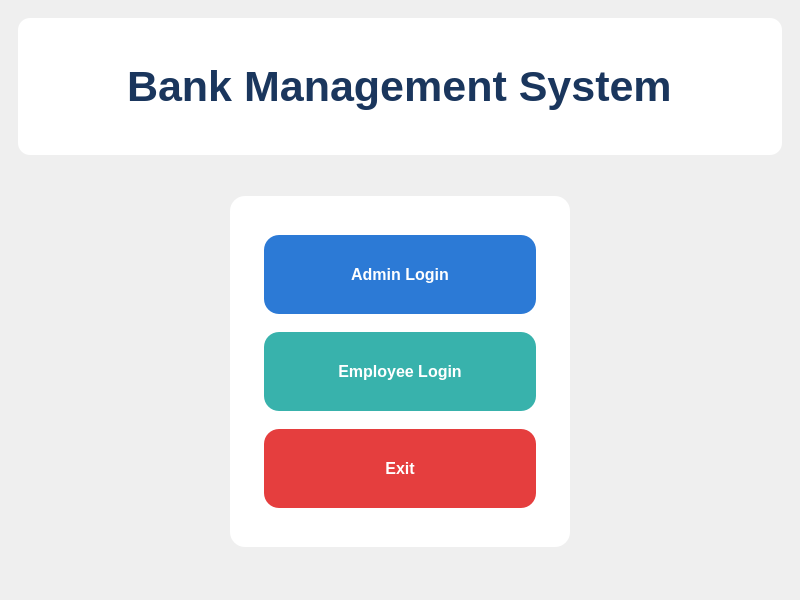
<?xml version="1.0" encoding="UTF-8"?>
<ui version="4.0">
 <class>MainWindow</class>
 <widget class="QMainWindow" name="MainWindow">
  <property name="geometry">
   <rect>
    <x>0</x>
    <y>0</y>
    <width>800</width>
    <height>600</height>
   </rect>
  </property>
  <property name="windowTitle">
   <string>Bank Management System</string>
  </property>
  <property name="styleSheet">
   <string notr="true">
/* Global Styles */
QMainWindow {
    background: qlineargradient(x1:0, y1:0, x2:1, y2:1, 
                              stop:0 #f0f7ff, stop:1 #e6f0ff);
}

/* Button Styles */
QPushButton {
    background-color: #2c7ad6;
    color: white;
    font-family: 'Segoe UI', 'Roboto', sans-serif;
    font-size: 16px;
    font-weight: 600;
    border-radius: 10px;
    padding: 12px 20px;
    border: none;
    box-shadow: 0 2px 4px rgba(0,0,0,0.1);
    transition: all 0.2s ease;
}
QPushButton:hover {
    background-color: #1e64b8;
    box-shadow: 0 4px 8px rgba(0,0,0,0.15);
    transform: translateY(-1px);
}
QPushButton:pressed {
    background-color: #18529e;
    box-shadow: 0 1px 2px rgba(0,0,0,0.1);
    transform: translateY(1px);
}
QPushButton:disabled {
    background-color: #a0bfe0;
    cursor: not-allowed;
}

/* Input Field Styles */
QLineEdit {
    background-color: white;
    border: 1px solid #c4d7ed;
    border-radius: 8px;
    padding: 10px;
    font-size: 14px;
    font-family: 'Segoe UI', sans-serif;
    transition: border-color 0.2s ease;
}
QLineEdit:focus {
    border-color: #2c7ad6;
    outline: none;
    box-shadow: 0 0 0 2px rgba(44, 122, 214, 0.2);
}

/* Frame Styles */
.QFrame {
    border-radius: 12px;
}

/* Label Styles */
QLabel {
    font-family: 'Segoe UI', sans-serif;
}
   </string>
  </property>
  <widget class="QWidget" name="centralwidget">
   <layout class="QHBoxLayout" name="horizontalLayout_2">
    <item>
     <widget class="QStackedWidget" name="stackedWidget">
      <property name="currentIndex">
       <number>0</number>
      </property>
      <!-- Home Page -->
      <widget class="QWidget" name="Home">
       <layout class="QVBoxLayout" name="verticalLayout_4">
        <item alignment="Qt::AlignTop">
         <widget class="QFrame" name="frame">
          <property name="styleSheet">
           <string notr="true">
                background-color: white;
                border-radius: 12px;
                padding: 20px;
                box-shadow: 0 4px 12px rgba(0,0,0,0.05);
            </string>
          </property>
          <property name="frameShape">
           <enum>QFrame::StyledPanel</enum>
          </property>
          <property name="frameShadow">
           <enum>QFrame::Raised</enum>
          </property>
          <layout class="QVBoxLayout" name="verticalLayout_2">
           <item alignment="Qt::AlignHCenter">
            <widget class="QLabel" name="label">
             <property name="font">
              <font>
               <family>Segoe UI</family>
               <pointsize>32</pointsize>
               <weight>600</weight>
               <bold>true</bold>
              </font>
             </property>
             <property name="styleSheet">
              <string notr="true">
                color: #1a365d;
                padding: 15px;
            </string>
             </property>
             <property name="text">
              <string>Bank Management System</string>
             </property>
            </widget>
           </item>
          </layout>
         </widget>
        </item>
        <item>
         <widget class="QFrame" name="frame_2">
          <property name="sizePolicy">
           <sizepolicy hsizetype="Preferred" vsizetype="Expanding">
            <horstretch>0</horstretch>
            <verstretch>0</verstretch>
           </sizepolicy>
          </property>
          <property name="frameShape">
           <enum>QFrame::StyledPanel</enum>
          </property>
          <property name="frameShadow">
           <enum>QFrame::Raised</enum>
          </property>
          <layout class="QVBoxLayout" name="verticalLayout_12">
           <item alignment="Qt::AlignHCenter|Qt::AlignVCenter">
            <widget class="QFrame" name="frame_10">
             <property name="frameShape">
              <enum>QFrame::StyledPanel</enum>
             </property>
             <property name="frameShadow">
              <enum>QFrame::Raised</enum>
             </property>
             <layout class="QVBoxLayout" name="verticalLayout_13">
              <item>
               <widget class="QFrame" name="frame_3">
                <property name="minimumSize">
                 <size>
                  <width>340</width>
                  <height>0</height>
                 </size>
                </property>
                <property name="font">
                 <font>
                  <pointsize>16</pointsize>
                 </font>
                </property>
                <property name="styleSheet">
                 <string notr="true">
                    background-color: white;
                    border-radius: 15px;
                    padding: 30px 25px;
                    box-shadow: 0 6px 16px rgba(0,0,0,0.08);
				</string>
                </property>
                <property name="frameShape">
                 <enum>QFrame::StyledPanel</enum>
                </property>
                <property name="frameShadow">
                 <enum>QFrame::Raised</enum>
                </property>
                <layout class="QVBoxLayout" name="verticalLayout_3">
                 <property name="spacing">
                  <number>18</number>
                 </property>
                 <item>
                  <widget class="QPushButton" name="pushButton">
                   <property name="styleSheet">
                    <string notr="true">
                        background-color: #2c7ad6;
                    </string>
                   </property>
                   <property name="text">
                    <string>Admin Login</string>
                   </property>
                  </widget>
                 </item>
                 <item>
                  <widget class="QPushButton" name="pushButton_2">
                   <property name="styleSheet">
                    <string notr="true">
                        background-color: #38b2ac;
                    </string>
                   </property>
                   <property name="text">
                    <string>Employee Login</string>
                   </property>
                  </widget>
                 </item>
                 <item>
                  <widget class="QPushButton" name="pushButton_3">
                   <property name="styleSheet">
                    <string notr="true">
                        background-color: #e53e3e;
                    </string>
                   </property>
                   <property name="text">
                    <string>Exit</string>
                   </property>
                  </widget>
                 </item>
                </layout>
               </widget>
              </item>
             </layout>
            </widget>
           </item>
          </layout>
         </widget>
        </item>
       </layout>
      </widget>
      
      <!-- Admin Menu Page -->
      <widget class="QWidget" name="admin_menu">
       <layout class="QVBoxLayout" name="verticalLayout_16">
        <item>
         <widget class="QFrame" name="frame_17">
          <property name="styleSheet">
           <string notr="true">
                background-color: white;
                padding: 20px;
            </string>
          </property>
          <property name="frameShape">
           <enum>QFrame::StyledPanel</enum>
          </property>
          <property name="frameShadow">
           <enum>QFrame::Raised</enum>
          </property>
          <layout class="QVBoxLayout" name="verticalLayout_17">
           <item>
            <widget class="QLabel" name="label_8">
             <property name="font">
              <font>
               <family>Segoe UI</family>
               <pointsize>24</pointsize>
               <weight>600</weight>
               <bold>true</bold>
              </font>
             </property>
             <property name="styleSheet">
              <string notr="true">color: #1a365d;</string>
             </property>
             <property name="text">
              <string>Admin Dashboard</string>
             </property>
            </widget>
           </item>
           <item alignment="Qt::AlignHCenter|Qt::AlignVCenter">
            <widget class="QFrame" name="frame_18">
             <property name="minimumSize">
              <size>
               <width>340</width>
               <height>300</height>
              </size>
             </property>
             <property name="styleSheet">
              <string notr="true">
                background-color: #f8fafc;
                padding: 20px;
                border-radius: 12px;
              </string>
             </property>
             <property name="frameShape">
              <enum>QFrame::StyledPanel</enum>
             </property>
             <property name="frameShadow">
              <enum>QFrame::Raised</enum>
             </property>
             <layout class="QVBoxLayout" name="verticalLayout_18">
              <property name="spacing">
               <number>15</number>
              </property>
              <item>
               <widget class="QPushButton" name="pushButton_4">
                <property name="text">
                 <string>Add Employee</string>
                </property>
               </widget>
              </item>
              <item>
               <widget class="QPushButton" name="pushButton_5">
                <property name="text">
                 <string>Update Employee</string>
                </property>
               </widget>
              </item>
              <item>
               <widget class="QPushButton" name="pushButton_9">
                <property name="text">
                 <string>Employee List</string>
                </property>
               </widget>
              </item>
              <item>
               <widget class="QPushButton" name="pushButton_10">
                <property name="text">
                 <string>Total Deposits</string>
                </property>
               </widget>
              </item>
              <item>
               <widget class="QPushButton" name="pushButton_11">
                <property name="styleSheet">
                 <string notr="true">background-color: #64748b;</string>
                </property>
                <property name="text">
                 <string>Back to Home</string>
                </property>
               </widget>
              </item>
             </layout>
            </widget>
           </item>
          </layout>
         </widget>
        </item>
       </layout>
      </widget>
      
      <!-- Employee Login Page -->
      <widget class="QWidget" name="Employee">
       <layout class="QVBoxLayout" name="verticalLayout">
        <item>
         <widget class="QFrame" name="frame_11">
          <property name="styleSheet">
           <string notr="true">
                background-color: white;
                border-radius: 12px;
                padding: 20px;
                box-shadow: 0 4px 12px rgba(0,0,0,0.05);
            </string>
          </property>
          <property name="frameShape">
           <enum>QFrame::StyledPanel</enum>
          </property>
          <property name="frameShadow">
           <enum>QFrame::Raised</enum>
          </property>
          <layout class="QVBoxLayout" name="verticalLayout_9">
           <item alignment="Qt::AlignHCenter|Qt::AlignTop">
            <widget class="QLabel" name="label_5">
             <property name="font">
              <font>
               <family>Segoe UI</family>
               <pointsize>28</pointsize>
               <weight>600</weight>
               <bold>true</bold>
              </font>
             </property>
             <property name="styleSheet">
              <string notr="true">
                color: #1a365d;
                padding: 15px;
            </string>
             </property>
             <property name="text">
              <string>Employee Login</string>
             </property>
            </widget>
           </item>
          </layout>
         </widget>
        </item>
        <item>
         <widget class="QFrame" name="frame_12">
          <property name="sizePolicy">
           <sizepolicy hsizetype="Preferred" vsizetype="Expanding">
            <horstretch>0</horstretch>
            <verstretch>0</verstretch>
           </sizepolicy>
          </property>
          <property name="frameShape">
           <enum>QFrame::StyledPanel</enum>
          </property>
          <property name="frameShadow">
           <enum>QFrame::Raised</enum>
          </property>
          <layout class="QVBoxLayout" name="verticalLayout_10">
           <item alignment="Qt::AlignHCenter|Qt::AlignVCenter">
            <widget class="QFrame" name="frame_13">
             <property name="minimumSize">
              <size>
               <width>340</width>
               <height>280</height>
              </size>
             </property>
             <property name="styleSheet">
              <string notr="true">
				background-color: white;
                border-radius: 15px;
                padding: 30px 25px;
                box-shadow: 0 6px 16px rgba(0,0,0,0.08);
				</string>
             </property>
             <property name="frameShape">
              <enum>QFrame::StyledPanel</enum>
             </property>
             <property name="frameShadow">
              <enum>QFrame::Raised</enum>
             </property>
             <layout class="QVBoxLayout" name="verticalLayout_14">
              <property name="spacing">
               <number>20</number>
              </property>
              <item>
               <widget class="QFrame" name="frame_14">
                <property name="styleSheet">
                 <string notr="true">padding: 0 5px;</string>
                </property>
                <property name="frameShape">
                 <enum>QFrame::StyledPanel</enum>
                </property>
                <property name="frameShadow">
                 <enum>QFrame::Raised</enum>
                </property>
                <layout class="QHBoxLayout" name="horizontalLayout_4">
                 <item>
                  <widget class="QLabel" name="label_6">
                   <property name="minimumSize">
                    <size>
                     <width>120</width>
                     <height>0</height>
                    </size>
                   </property>
                   <property name="font">
                    <font>
                     <family>Segoe UI</family>
                     <pointsize>12</pointsize>
                     <weight>600</weight>
                     <bold>true</bold>
                    </font>
                   </property>
                   <property name="styleSheet">
                    <string notr="true">color: #334155;</string>
                   </property>
                   <property name="text">
                    <string>Username:</string>
                   </property>
                  </widget>
                 </item>
                 <item>
                  <widget class="QLineEdit" name="lineEdit_3">
                   <property name="placeholderText">
                    <string>Enter username</string>
                   </property>
                  </widget>
                 </item>
                </layout>
               </widget>
              </item>
              <item>
               <widget class="QFrame" name="frame_15">
                <property name="styleSheet">
                 <string notr="true">padding: 0 5px;</string>
                </property>
                <property name="frameShape">
                 <enum>QFrame::StyledPanel</enum>
                </property>
                <property name="frameShadow">
                 <enum>QFrame::Raised</enum>
                </property>
                <layout class="QHBoxLayout" name="horizontalLayout_5">
                 <item>
                  <widget class="QLabel" name="label_7">
                   <property name="minimumSize">
                    <size>
                     <width>120</width>
                     <height>0</height>
                    </size>
                   </property>
                   <property name="font">
                    <font>
                     <family>Segoe UI</family>
                     <pointsize>12</pointsize>
                     <weight>600</weight>
                     <bold>true</bold>
                    </font>
                   </property>
                   <property name="styleSheet">
                    <string notr="true">color: #334155;</string>
                   </property>
                   <property name="text">
                    <string>Password:</string>
                   </property>
                  </widget>
                 </item>
                 <item>
                  <widget class="QLineEdit" name="lineEdit_4">
                   <property name="echoMode">
                    <enum>QLineEdit::Password</enum>
                   </property>
                   <property name="placeholderText">
                    <string>Enter password</string>
                   </property>
                  </widget>
                 </item>
                </layout>
               </widget>
              </item>
              <item>
               <widget class="QPushButton" name="pushButton_7">
                <property name="minimumSize">
                 <size>
                  <width>150</width>
                  <height>0</height>
                 </size>
                </property>
                <property name="text">
                 <string>Login</string>
                </property>
               </widget>
              </item>
             </layout>
            </widget>
           </item>
          </layout>
         </widget>
        </item>
       </layout>
      </widget>
      
      <!-- Admin Login Page -->
      <widget class="QWidget" name="admin">
       <layout class="QVBoxLayout" name="verticalLayout_5">
        <item alignment="Qt::AlignTop">
         <widget class="QFrame" name="frame_4">
          <property name="styleSheet">
           <string notr="true">
                background-color: white;
                border-radius: 12px;
                padding: 20px;
                box-shadow: 0 4px 12px rgba(0,0,0,0.05);
            </string>
          </property>
          <property name="frameShape">
           <enum>QFrame::StyledPanel</enum>
          </property>
          <property name="frameShadow">
           <enum>QFrame::Raised</enum>
          </property>
          <layout class="QVBoxLayout" name="verticalLayout_6">
           <item alignment="Qt::AlignHCenter|Qt::AlignTop">
            <widget class="QLabel" name="label_2">
             <property name="font">
              <font>
               <family>Segoe UI</family>
               <pointsize>28</pointsize>
               <weight>600</weight>
               <bold>true</bold>
              </font>
             </property>
             <property name="styleSheet">
              <string notr="true">
                color: #1a365d;
                padding: 15px;
            </string>
             </property>
             <property name="text">
              <string>Admin Login</string>
             </property>
            </widget>
           </item>
          </layout>
         </widget>
        </item>
        <item>
         <widget class="QFrame" name="frame_5">
          <property name="sizePolicy">
           <sizepolicy hsizetype="Preferred" vsizetype="Expanding">
            <horstretch>0</horstretch>
            <verstretch>0</verstretch>
           </sizepolicy>
          </property>
          <property name="frameShape">
           <enum>QFrame::StyledPanel</enum>
          </property>
          <property name="frameShadow">
           <enum>QFrame::Raised</enum>
          </property>
          <layout class="QVBoxLayout" name="verticalLayout_8">
           <item alignment="Qt::AlignHCenter|Qt::AlignVCenter">
            <widget class="QFrame" name="frame_6">
             <property name="minimumSize">
              <size>
               <width>340</width>
               <height>280</height>
              </size>
             </property>
             <property name="styleSheet">
              <string notr="true">
				background-color: white;
                border-radius: 15px;
                padding: 30px 25px;
                box-shadow: 0 6px 16px rgba(0,0,0,0.08);
				</string>
             </property>
             <property name="frameShape">
              <enum>QFrame::StyledPanel</enum>
             </property>
             <property name="frameShadow">
              <enum>QFrame::Raised</enum>
             </property>
             <layout class="QVBoxLayout" name="verticalLayout_7">
              <property name="spacing">
               <number>20</number>
              </property>
              <item>
               <widget class="QFrame" name="frame_7">
                <property name="styleSheet">
                 <string notr="true">padding: 0 5px;</string>
                </property>
                <property name="frameShape">
                 <enum>QFrame::StyledPanel</enum>
                </property>
                <property name="frameShadow">
                 <enum>QFrame::Raised</enum>
                </property>
                <layout class="QHBoxLayout" name="horizontalLayout_3">
                 <item>
                  <widget class="QLabel" name="label_3">
                   <property name="minimumSize">
                    <size>
                     <width>120</width>
                     <height>0</height>
                    </size>
                   </property>
                   <property name="font">
                    <font>
                     <family>Segoe UI</family>
                     <pointsize>12</pointsize>
                     <weight>600</weight>
                     <bold>true</bold>
                    </font>
                   </property>
                   <property name="styleSheet">
                    <string notr="true">color: #334155;</string>
                   </property>
                   <property name="text">
                    <string>Username:</string>
                   </property>
                  </widget>
                 </item>
                 <item>
                  <widget class="QLineEdit" name="lineEdit">
                   <property name="placeholderText">
                    <string>Enter admin username</string>
                   </property>
                  </widget>
                 </item>
                </layout>
               </widget>
              </item>
              <item>
               <widget class="QFrame" name="frame_8">
                <property name="styleSheet">
                 <string notr="true">padding: 0 5px;</string>
                </property>
                <property name="frameShape">
                 <enum>QFrame::StyledPanel</enum>
                </property>
                <property name="frameShadow">
                 <enum>QFrame::Raised</enum>
                </property>
                <layout class="QHBoxLayout" name="horizontalLayout">
                 <item>
                  <widget class="QLabel" name="label_4">
                   <property name="minimumSize">
                    <size>
                     <width>120</width>
                     <height>0</height>
                    </size>
                   </property>
                   <property name="font">
                    <font>
                     <family>Segoe UI</family>
                     <pointsize>12</pointsize>
                     <weight>600</weight>
                     <bold>true</bold>
                    </font>
                   </property>
                   <property name="styleSheet">
                    <string notr="true">color: #334155;</string>
                   </property>
                   <property name="text">
                    <string>Password:</string>
                   </property>
                  </widget>
                 </item>
                 <item>
                  <widget class="QLineEdit" name="lineEdit_2">
                   <property name="echoMode">
                    <enum>QLineEdit::Password</enum>
                   </property>
                   <property name="placeholderText">
                    <string>Enter admin password</string>
                   </property>
                  </widget>
                 </item>
                </layout>
               </widget>
              </item>
              <item>
               <widget class="QPushButton" name="pushButton_6">
                <property name="minimumSize">
                 <size>
                  <width>150</width>
                  <height>0</height>
                 </size>
                </property>
                <property name="text">
                 <string>Login</string>
                </property>
               </widget>
              </item>
             </layout>
            </widget>
           </item>
          </layout>
         </widget>
        </item>
       </layout>
      </widget>
     </widget>
    </item>
   </layout>
  </widget>
 </widget>
 <resources/>
 <connections/>
</ui>
